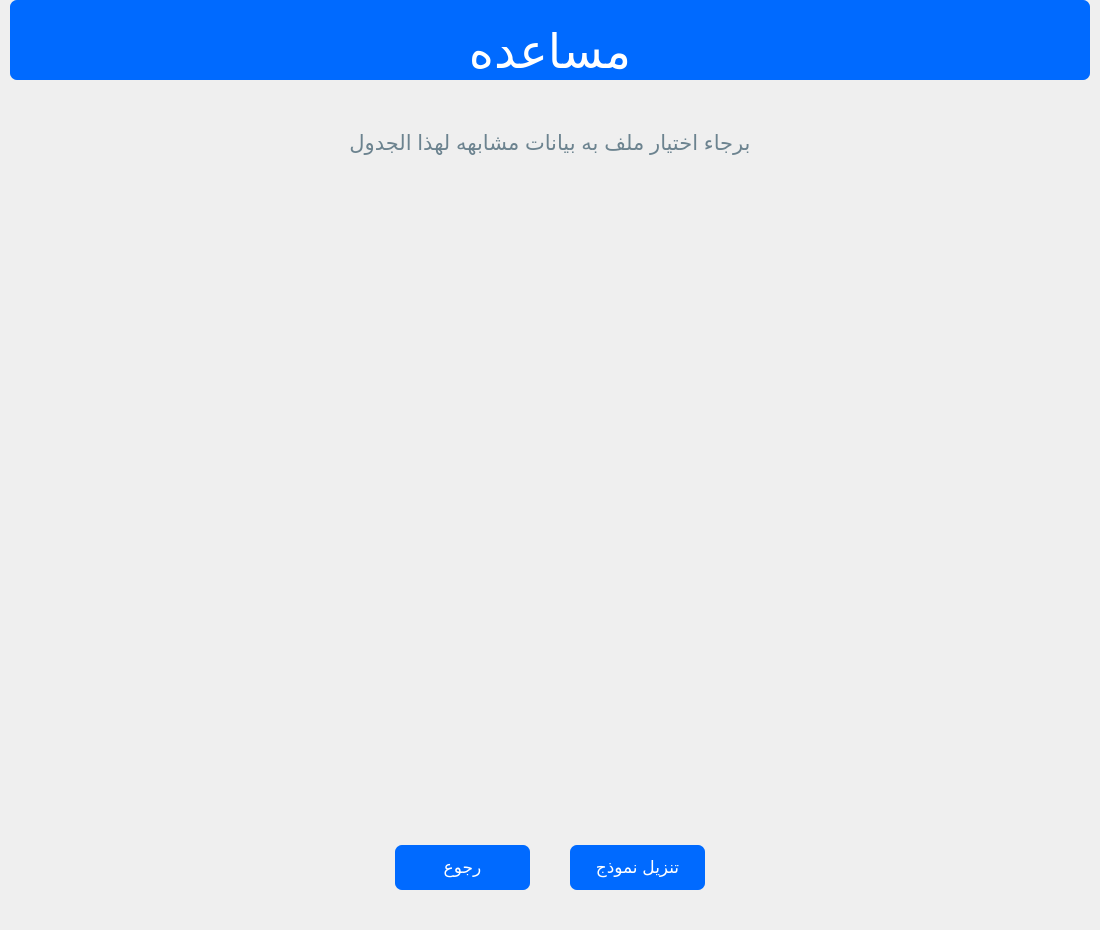
<?xml version="1.0" encoding="UTF-8"?>
<ui version="4.0">
 <class>Form</class>
 <widget class="QWidget" name="Form">
  <property name="geometry">
   <rect>
    <x>0</x>
    <y>0</y>
    <width>1100</width>
    <height>930</height>
   </rect>
  </property>
  <property name="windowTitle">
   <string>Form</string>
  </property>
  <layout class="QHBoxLayout" name="horizontalLayout">
   <property name="spacing">
    <number>0</number>
   </property>
   <property name="leftMargin">
    <number>10</number>
   </property>
   <property name="topMargin">
    <number>0</number>
   </property>
   <property name="rightMargin">
    <number>10</number>
   </property>
   <property name="bottomMargin">
    <number>0</number>
   </property>
   <item>
    <widget class="QWidget" name="widget" native="true">
     <property name="layoutDirection">
      <enum>Qt::LeftToRight</enum>
     </property>
     <layout class="QVBoxLayout" name="verticalLayout">
      <property name="spacing">
       <number>40</number>
      </property>
      <property name="leftMargin">
       <number>0</number>
      </property>
      <property name="topMargin">
       <number>0</number>
      </property>
      <property name="rightMargin">
       <number>0</number>
      </property>
      <property name="bottomMargin">
       <number>0</number>
      </property>
      <item>
       <widget class="QWidget" name="widget_2" native="true">
        <property name="minimumSize">
         <size>
          <width>0</width>
          <height>80</height>
         </size>
        </property>
        <property name="maximumSize">
         <size>
          <width>16777215</width>
          <height>80</height>
         </size>
        </property>
        <layout class="QHBoxLayout" name="horizontalLayout_2">
         <property name="spacing">
          <number>0</number>
         </property>
         <property name="leftMargin">
          <number>0</number>
         </property>
         <property name="topMargin">
          <number>0</number>
         </property>
         <property name="rightMargin">
          <number>0</number>
         </property>
         <property name="bottomMargin">
          <number>0</number>
         </property>
         <item>
          <widget class="QLabel" name="label">
           <property name="minimumSize">
            <size>
             <width>0</width>
             <height>80</height>
            </size>
           </property>
           <property name="maximumSize">
            <size>
             <width>16777215</width>
             <height>80</height>
            </size>
           </property>
           <property name="font">
            <font>
             <family>Urdu Typesetting</family>
             <pointsize>36</pointsize>
            </font>
           </property>
           <property name="styleSheet">
            <string notr="true">background-color: #006aff;
color: white;
border-radius: 7px;</string>
           </property>
           <property name="text">
            <string>مساعده</string>
           </property>
           <property name="alignment">
            <set>Qt::AlignBottom|Qt::AlignHCenter</set>
           </property>
          </widget>
         </item>
        </layout>
       </widget>
      </item>
      <item>
       <widget class="QWidget" name="widget_5" native="true">
        <property name="minimumSize">
         <size>
          <width>0</width>
          <height>45</height>
         </size>
        </property>
        <property name="maximumSize">
         <size>
          <width>16777215</width>
          <height>45</height>
         </size>
        </property>
        <layout class="QHBoxLayout" name="horizontalLayout_5">
         <property name="spacing">
          <number>0</number>
         </property>
         <property name="leftMargin">
          <number>0</number>
         </property>
         <property name="topMargin">
          <number>0</number>
         </property>
         <property name="rightMargin">
          <number>0</number>
         </property>
         <property name="bottomMargin">
          <number>0</number>
         </property>
         <item>
          <widget class="QLabel" name="label_4">
           <property name="font">
            <font>
             <pointsize>16</pointsize>
            </font>
           </property>
           <property name="styleSheet">
            <string notr="true">color:#6c838f;
font-weight:lighter;</string>
           </property>
           <property name="text">
            <string>برجاء اختيار ملف به بيانات مشابهه لهذا الجدول</string>
           </property>
           <property name="alignment">
            <set>Qt::AlignCenter</set>
           </property>
          </widget>
         </item>
        </layout>
       </widget>
      </item>
      <item>
       <widget class="QWidget" name="widget_3" native="true">
        <layout class="QHBoxLayout" name="horizontalLayout_3">
         <property name="spacing">
          <number>40</number>
         </property>
         <property name="leftMargin">
          <number>30</number>
         </property>
         <property name="topMargin">
          <number>0</number>
         </property>
         <property name="rightMargin">
          <number>30</number>
         </property>
         <property name="bottomMargin">
          <number>0</number>
         </property>
         <item>
          <spacer name="horizontalSpacer_3">
           <property name="orientation">
            <enum>Qt::Horizontal</enum>
           </property>
           <property name="sizeHint" stdset="0">
            <size>
             <width>40</width>
             <height>20</height>
            </size>
           </property>
          </spacer>
         </item>
         <item>
          <widget class="QLabel" name="label_3">
           <property name="minimumSize">
            <size>
             <width>480</width>
             <height>0</height>
            </size>
           </property>
           <property name="maximumSize">
            <size>
             <width>450</width>
             <height>600</height>
            </size>
           </property>
           <property name="text">
            <string/>
           </property>
           <property name="pixmap">
            <pixmap>../icons/examsTable.png</pixmap>
           </property>
           <property name="scaledContents">
            <bool>true</bool>
           </property>
          </widget>
         </item>
         <item>
          <widget class="QLabel" name="label_2">
           <property name="minimumSize">
            <size>
             <width>480</width>
             <height>0</height>
            </size>
           </property>
           <property name="maximumSize">
            <size>
             <width>450</width>
             <height>600</height>
            </size>
           </property>
           <property name="text">
            <string/>
           </property>
           <property name="pixmap">
            <pixmap>../icons/observers.png</pixmap>
           </property>
           <property name="scaledContents">
            <bool>true</bool>
           </property>
          </widget>
         </item>
         <item>
          <spacer name="horizontalSpacer_4">
           <property name="orientation">
            <enum>Qt::Horizontal</enum>
           </property>
           <property name="sizeHint" stdset="0">
            <size>
             <width>40</width>
             <height>20</height>
            </size>
           </property>
          </spacer>
         </item>
        </layout>
       </widget>
      </item>
      <item>
       <widget class="QWidget" name="widget_4" native="true">
        <property name="minimumSize">
         <size>
          <width>0</width>
          <height>85</height>
         </size>
        </property>
        <property name="maximumSize">
         <size>
          <width>16777215</width>
          <height>85</height>
         </size>
        </property>
        <layout class="QHBoxLayout" name="horizontalLayout_4">
         <property name="spacing">
          <number>40</number>
         </property>
         <property name="leftMargin">
          <number>0</number>
         </property>
         <property name="topMargin">
          <number>0</number>
         </property>
         <property name="rightMargin">
          <number>0</number>
         </property>
         <property name="bottomMargin">
          <number>40</number>
         </property>
         <item>
          <spacer name="horizontalSpacer">
           <property name="orientation">
            <enum>Qt::Horizontal</enum>
           </property>
           <property name="sizeHint" stdset="0">
            <size>
             <width>40</width>
             <height>20</height>
            </size>
           </property>
          </spacer>
         </item>
         <item>
          <widget class="QPushButton" name="back">
           <property name="minimumSize">
            <size>
             <width>135</width>
             <height>45</height>
            </size>
           </property>
           <property name="maximumSize">
            <size>
             <width>135</width>
             <height>45</height>
            </size>
           </property>
           <property name="cursor">
            <cursorShape>PointingHandCursor</cursorShape>
           </property>
           <property name="styleSheet">
            <string notr="true">QPushButton{
background-color: #006aff;
color: white;
border-radius: 7px;
font-size:17px;
}</string>
           </property>
           <property name="text">
            <string>رجوع</string>
           </property>
          </widget>
         </item>
         <item>
          <widget class="QPushButton" name="save">
           <property name="minimumSize">
            <size>
             <width>135</width>
             <height>45</height>
            </size>
           </property>
           <property name="maximumSize">
            <size>
             <width>135</width>
             <height>45</height>
            </size>
           </property>
           <property name="cursor">
            <cursorShape>PointingHandCursor</cursorShape>
           </property>
           <property name="styleSheet">
            <string notr="true">QPushButton{
background-color: #006aff;
color: white;
border-radius: 7px;
font-size:17px;
}</string>
           </property>
           <property name="text">
            <string>تنزيل نموذج</string>
           </property>
          </widget>
         </item>
         <item>
          <spacer name="horizontalSpacer_2">
           <property name="orientation">
            <enum>Qt::Horizontal</enum>
           </property>
           <property name="sizeHint" stdset="0">
            <size>
             <width>40</width>
             <height>20</height>
            </size>
           </property>
          </spacer>
         </item>
        </layout>
       </widget>
      </item>
     </layout>
    </widget>
   </item>
  </layout>
 </widget>
 <resources/>
 <connections/>
</ui>
